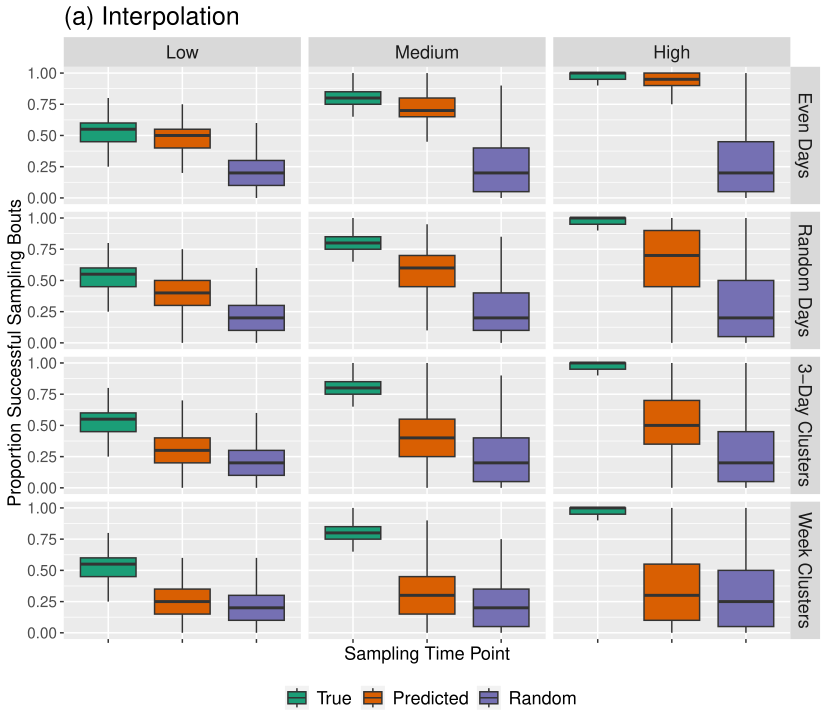

Write R code to recreate this figure.
########################Clustered Sampling
peak1_P <- rep(NA, length(cluster.sample.list))
peak2_P <- rep(NA, length(cluster.sample.list))
peak1_T <- rep(NA, length(cluster.sample.list))
peak2_T <- rep(NA, length(cluster.sample.list))
pars_id <- rep(NA, length(cluster.sample.list))
type <- rep(NA, length(cluster.sample.list))
combo <- rep(NA, length(cluster.sample.list))
for(i in 1:length(cluster.sample.list)){
  df <- cluster.sample.list[[i]]
  kspline <- ksmooth(df$t, df$R_a_sample/n_trials, "normal", bandwidth = 90, n.points=length(df$t) )
  if(any(is.na(kspline$y))==TRUE){
    kspline <- ksmooth(df$t, df$R_a_sample/n_trials, "normal", bandwidth = 110, n.points=length(df$t) )
  }else{kspline=kspline}
  R_t_k <- diff(kspline$y)
  kspline_I <- ((R_t_k + kspline$y[-1]*pars[cluster.sample.list[[i]]$pars_id[1],]$omega_a)/pars[cluster.sample.list[[i]]$pars_id[1],]$gamma)
  t_spline <- df$t[-1]
  spline_df <- data.frame(t_spline, kspline_I)
  low_pred <- subset(spline_df,  t_spline>0 &  t_spline<170)
  high_pred <- subset(spline_df,  t_spline>170 &  t_spline<360)
  if(length(low_pred$t_spline)!=0){peak1_P[i] <- subset(spline_df, kspline_I==max(low_pred$kspline_I))$t_spline}else{
    peak1_P[i] <- sample(seq(0,170,1),1)
  }
  if(length(high_pred$t_spline)!=0){peak2_P[i] <- subset(spline_df, kspline_I==max(high_pred$kspline_I))$t_spline}else{
    peak2_P[i] <- sample(seq(170,360,1),1)
  }
  pars_id[i] <- cluster.sample.list[[i]]$pars_id[1]
  type[i] <- cluster.sample.list[[i]]$type[1]
  combo[i] <-pars[cluster.sample.list[[i]]$pars_id[1],]$combo[1]
  peak1_T[i] <- pars[cluster.sample.list[[i]]$pars_id[1],]$peak1_T
  peak2_T[i] <- pars[cluster.sample.list[[i]]$pars_id[1],]$peak2_T
}
peaks_cluster_df <- data.frame(peak1_P,peak2_P,peak1_T,peak2_T,pars_id,type,combo)


bouts.list <- list()
for(j in 1:10){
  n_trials=20
  n_reps=10
  T_peak_sample <- vector()
  Pred_peak_sample <- vector()
  random_sample <- vector()
  combo <- vector()
  type <- vector()
  for(i in 1:length(cluster.sample.list)){
    data=data.tau.list[[cluster.sample.list[[i]]$pars_id[1]]]
    combo[i]=pars[cluster.sample.list[[i]]$pars_id[1],]$combo
    type[i]=peaks_cluster_df$type[i]
    Y_random=data[sample(nrow(data), 2, replace = FALSE), ] 
    Y_true1 <- subset(data, t==pars[cluster.sample.list[[i]]$pars_id[1],]$peak1_T) 
    Y_true2 <- subset(data, t==pars[cluster.sample.list[[i]]$pars_id[1],]$peak2_T) 
    I_sample_T1 <- with(Y_true1, rbinom(n_reps, n_trials, I/N))
    I_sample_T2 <- with(Y_true2, rbinom(n_reps, n_trials, I/N))
    Y_pred1 <- subset(data, t==peaks_cluster_df$peak1_P[i])
    Y_pred2 <- subset(data, t==peaks_cluster_df$peak2_P[i]) 
    I_sample_P1 <- with(Y_pred1, rbinom(n_reps, n_trials, I/N))
    I_sample_P2 <- with(Y_pred2, rbinom(n_reps, n_trials, I/N))
    I_sample_R1 <- with(Y_random[1,], rbinom(n_reps, n_trials, I/N))
    I_sample_R2 <- with(Y_random[2,], rbinom(n_reps, n_trials, I/N))
    I_sample_T <- c(I_sample_T1,I_sample_T2)
    I_sample_P <- c(I_sample_P1,I_sample_P2)
    I_sample_R <- c(I_sample_R1,I_sample_R2)
    I_sample_T[I_sample_T > 0] <- 1
    I_sample_P[I_sample_P > 0] <- 1
    I_sample_R[I_sample_R > 0] <- 1
    T_peak_sample[i] = mean(I_sample_T)
    Pred_peak_sample[i] = mean(I_sample_P)
    random_sample[i] = mean(I_sample_R)
  }
  bouts.list[[j]] <- data.frame(combo,type,T_peak_sample,Pred_peak_sample,random_sample)
}
results <- do.call(rbind, bouts.list)
D.long <- melt(results, id=c("combo", "type"))
D.long$type <- factor(D.long$type, levels=c('42_even','42_random','3_day','42_week'))
col_names <- c("1"="Low", "2"="Medium", "3"="High")
row_names <- c("42_even"="Even Days", "42_random"="Random Days", "3_day"="3-Day Clusters", "42_week"="Week Clusters")
ggplot(D.long, aes(x=variable, y=value, fill=variable))+ylab("Proportion Successful Sampling Bouts")+xlab("Sampling Time Point")+
  geom_boxplot(outlier.shape = NA)+scale_fill_brewer(NULL,palette="Dark2",labels=c('True', 'Predicted','Random'))+
  theme(axis.text.x=element_blank())+ theme(legend.position="bottom",legend.text=element_text(size=13))+
  theme(axis.text = element_text(size = 11), axis.title = element_text(size = 13),strip.text = element_text(
    size = 13))+
  ggtitle("(a) Interpolation")+theme(plot.title = element_text(size=18))+
  facet_grid(cols=vars(combo),rows = vars(type),labeller = labeller(.rows = row_names , .cols = col_names ))


####Sim Stats Table
columns= c("Amplitude","Mean Amplitude","Sampling Design","Dist. to True") 
cluster_stats = data.frame(matrix(nrow = 12, ncol = length(columns))) 
colnames(cluster_stats) = columns
#############LOW
low <- subset(peaks_cluster_df, combo==1)
#Even
even <- subset(low, type=="42_even")
cluster_stats$Amplitude[c(1:4)]="Low"
cluster_stats$`Mean Amplitude`[c(1:4)]=round(mean(subset(pars, combo==1)$amp_bar),2)
cluster_stats$`Sampling Design`[c(1:4)]=c("Even Days","Random Days","3-Day Clusters","Week Clusters")
peak_true=c(even$peak1_T, even$peak2_T)
peak_pred=c(even$peak1_P, even$peak2_P)
cluster_stats[1,4]= round(mean(abs(peak_true-peak_pred)),2)
#Random
random <- subset(low, type=="42_random")
peak_true=c(random$peak1_T, random$peak2_T)
peak_pred=c(random$peak1_P, random$peak2_P)
cluster_stats[2,4]= round(mean(abs(peak_true-peak_pred)),2)
#3-day clusters
three_day <- subset(low, type=="3_day")
peak_true=c(three_day $peak1_T, three_day $peak2_T)
peak_pred=c(three_day $peak1_P, three_day $peak2_P)
cluster_stats[3,4]= round(mean(abs(peak_true-peak_pred)),2)
#Week clusters
week <- subset(low, type=="42_week")
peak_true=c(week$peak1_T, week$peak2_T)
peak_pred=c(week$peak1_P, week$peak2_P)
cluster_stats[4,4]= round(mean(abs(peak_true-peak_pred)),2)
#############MED
med<- subset(peaks_cluster_df, combo==2)
#Even
even <- subset(med, type=="42_even")
cluster_stats$Amplitude[c(5:8)]="Med"
cluster_stats$`Mean Amplitude`[c(5:8)]=round(mean(subset(pars, combo==2)$amp_bar),2)
cluster_stats$`Sampling Design`[c(5:8)]=c("Even Days","Random Days","3-Day Clusters","Week Clusters")
peak_true=c(even$peak1_T, even$peak2_T)
peak_pred=c(even$peak1_P, even$peak2_P)
cluster_stats[5,4]= round(mean(abs(peak_true-peak_pred)),2)
#Random
random <- subset(med, type=="42_random")
peak_true=c(random$peak1_T, random$peak2_T)
peak_pred=c(random$peak1_P, random$peak2_P)
cluster_stats[6,4]= round(mean(abs(peak_true-peak_pred)),2)
#3-day clusters
three_day <- subset(med, type=="3_day")
peak_true=c(three_day $peak1_T, three_day $peak2_T)
peak_pred=c(three_day $peak1_P, three_day $peak2_P)
cluster_stats[7,4]= round(mean(abs(peak_true-peak_pred)),2)
#Week clusters
week <- subset(med, type=="42_week")
peak_true=c(week$peak1_T, week$peak2_T)
peak_pred=c(week$peak1_P, week$peak2_P)
cluster_stats[8,4]= round(mean(abs(peak_true-peak_pred)),2)
#############High
high <- subset(peaks_cluster_df, combo==3)
#Even
even <- subset(high, type=="42_even")
cluster_stats$Amplitude[c(9:12)]="High"
cluster_stats$`Mean Amplitude`[c(9:12)]=round(mean(subset(pars, combo==3)$amp_bar),2)
cluster_stats$`Sampling Design`[c(9:12)]=c("Even Days","Random Days","3-Day Clusters","Week Clusters")
peak_true=c(even$peak1_T, even$peak2_T)
peak_pred=c(even$peak1_P, even$peak2_P)
cluster_stats[9,4]= round(mean(abs(peak_true-peak_pred)),2)
#Random
random <- subset(high, type=="42_random")
peak_true=c(random$peak1_T, random$peak2_T)
peak_pred=c(random$peak1_P, random$peak2_P)
cluster_stats[10,4]= round(mean(abs(peak_true-peak_pred)),2)
#3-day clusters
three_day <- subset(high, type=="3_day")
peak_true=c(three_day $peak1_T, three_day $peak2_T)
peak_pred=c(three_day $peak1_P, three_day $peak2_P)
cluster_stats[11,4]= round(mean(abs(peak_true-peak_pred)),2)
#Week clusters
week <- subset(high, type=="42_week")
peak_true=c(week$peak1_T, week$peak2_T)
peak_pred=c(week$peak1_P, week$peak2_P)
cluster_stats[12,4]= round(mean(abs(peak_true-peak_pred)),2)

cluster_stats
print(xtable(cluster_stats, type='latex'))
